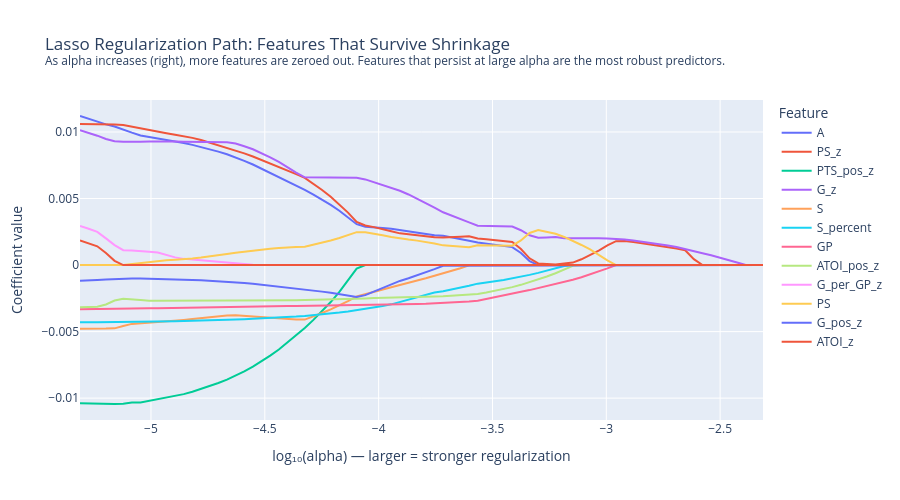

Notebook source saved alongside this figure:
### Code cell
# Lasso regularization path — which features survive shrinkage?
scaler_path = StandardScaler()
X_all_scaled = scaler_path.fit_transform(df_model[FEATURES].values)
y_all = df_model[TARGET].values

alphas_path, coefs_path, _ = lasso_path(X_all_scaled, y_all, n_alphas=80)

# Plot top 12 features by max absolute coefficient
max_coef_per_feat = np.max(np.abs(coefs_path), axis=1)
top_idx = np.argsort(max_coef_per_feat)[-12:][::-1]

fig = go.Figure()
for idx in top_idx:
    fig.add_trace(go.Scatter(
        x=np.log10(alphas_path + 1e-12),
        y=coefs_path[idx],
        mode='lines',
        name=FEATURES[idx],
        line=dict(width=2)
    ))

fig.update_layout(
    title='Lasso Regularization Path: Features That Survive Shrinkage<br>'
          '<sup>As alpha increases (right), more features are zeroed out. '
          'Features that persist at large alpha are the most robust predictors.</sup>',
    xaxis_title='log₁₀(alpha) — larger = stronger regularization',
    yaxis_title='Coefficient value',
    legend_title='Feature',
    height=500
)
fig.show()
